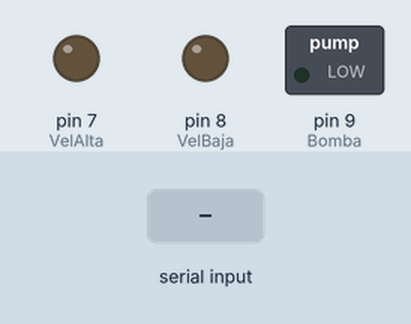
Bench run of a sketch on a simulated Arduino Uno, built with avr-gcc and run on an emulated ATmega328P. Shown: switched loads named in the sketch (green lamp = pin HIGH), output pins drawn as LEDs (lit = HIGH). The test bench sets the inputs (shaded band).

Above: at 1.4 s.
1.5 s: "w" received over Serial
At 3.6 s:
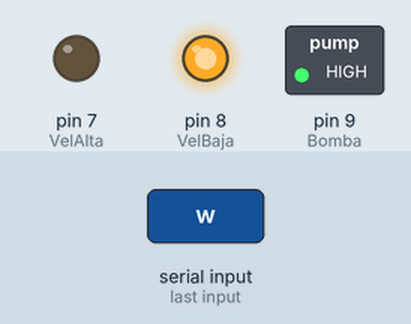
3.9 s: "s" received over Serial
At 5.8 s:
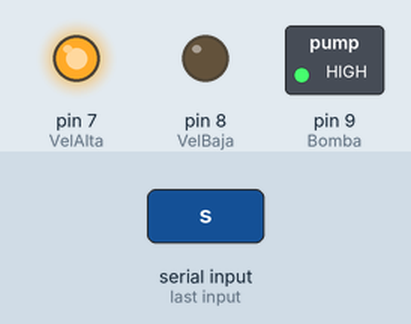
6.1 s: "a" received over Serial
At 7.9 s:
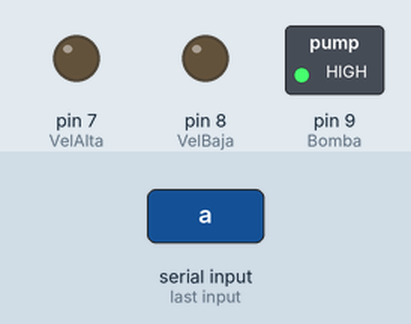
8.7 s: "d" received over Serial
At 10.8 s:
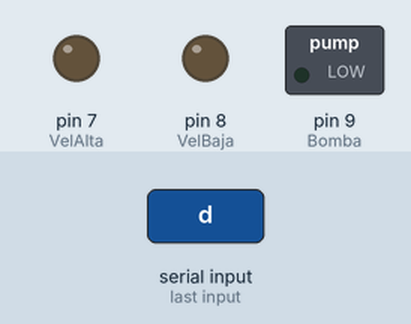
Timing chart, 0 to 12.3 s (numbered marks = the images above; inputs shaded):
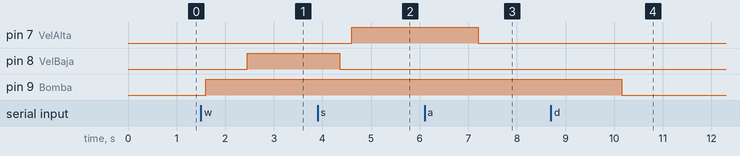

The sketch:

aire_Evaporativo.ino
```cpp
const int pinInhabilitadoA = 4;
const int pinInhabilitadoB = 5;
const int pinInhabilitadoC = 6;
const int VelAlta = 7;
const int VelBaja = 8;
const int Bomba = 9;
enum Status{Online,Offline};
enum ModoOperacion{BombaAlta,BombaBaja,SoloBomba,Apagado};
int Operacion;
int estado;
char data;
void setup() {
  // put your setup code here, to run once:
  Serial.begin(9600);
  estado = Offline;
  abanicoEstadoInicial();
  Operacion = Apagado;

}

void loop() {
  switch(estado)
  {
    case Offline:
      if(Serial.available())
      {
        estado = Online;
      }
      else
      {
        switch(Operacion)
        {
          case BombaAlta:
            ModoOperacionUno();
          break;
          case BombaBaja:
            ModoOperacionDos();
          break;
          case SoloBomba:
            ModoOperacionTres();
          break;
          case Apagado:
            ModoReposo();
          break;
        }
      }
    break;
    case Online:
      while(Serial.available())
      {
        data = Serial.read();
        switch(data)
        {
          case 'w':
            Operacion = BombaAlta;
            ModoOperacionUno();
          break;
          case 's':
            Operacion = BombaBaja;
            ModoOperacionDos();
          break;
          case 'a':
            Operacion = SoloBomba;
            ModoOperacionTres();
          break;
          case 'd':
            Operacion = Apagado;
            ModoReposo();
          break;
        }
      }
      estado = Offline;
    break;
  }
}

void ModoOperacionUno(void) //Bomba encendida Velocidad baja Encendida, Velocidad alta Apagada.
{
  EncenderBomba();
  VelocidadBaja();
}

void ModoOperacionDos(void) //Bomba Encendida velocidad baja Apagada, Velocidad Alta Encendida.
{
  EncenderBomba();
  VelocidadAlta();
}

void ModoOperacionTres(void)
{
  EncenderBomba();
  abanicoApagado();
}

void abanicoApagado(void)
{
  delay(100);
  digitalWrite(VelAlta,LOW);
  delay(1000);
  digitalWrite(VelBaja,LOW);
  delay(250);
}
void abanicoEstadoInicial(void)
{
  pinMode(pinInhabilitadoA,INPUT);
  pinMode(pinInhabilitadoB,INPUT);
  pinMode(pinInhabilitadoC,INPUT);
  pinMode(VelAlta,OUTPUT);
  pinMode(VelBaja,OUTPUT);
  pinMode(Bomba,OUTPUT);
  digitalWrite(VelAlta,LOW);
  digitalWrite(VelBaja,LOW);
  digitalWrite(Bomba,LOW);
  delay(250);
}

void VelocidadBaja(void)
{
  delay(100);
  digitalWrite(VelAlta,LOW);
  delay(500);
  digitalWrite(VelBaja,HIGH);
  delay(250);
}
void VelocidadAlta(void)
{
  delay(100);
  digitalWrite(VelBaja,LOW);
  delay(250);
  digitalWrite(VelAlta,HIGH);
  delay(250);
}
void EncenderBomba(void)
{
  delay(100);
  digitalWrite(Bomba,HIGH);
  delay(250);
}

void ApagarBomba(void)
{
  delay(100);
  digitalWrite(Bomba,LOW);
  delay(100);
}
void ModoReposo(void)
{
  digitalWrite(VelAlta,LOW);
  digitalWrite(VelBaja,LOW);
  digitalWrite(Bomba,LOW);
}
```

Measured:
- after the input at 1.5 s, pin 8 (VelBaja): LOW → HIGH after 0.95 s; pin 9 (Bomba): LOW → HIGH after 0.10 s
- after the input at 3.9 s, pin 7 (VelAlta): LOW → HIGH after 0.70 s; pin 8 (VelBaja): HIGH → LOW after 0.45 s
- after the input at 6.1 s, pin 7 (VelAlta): HIGH → LOW after 1.1 s
- after the input at 8.7 s, pin 9 (Bomba): HIGH → LOW after 1.5 s
